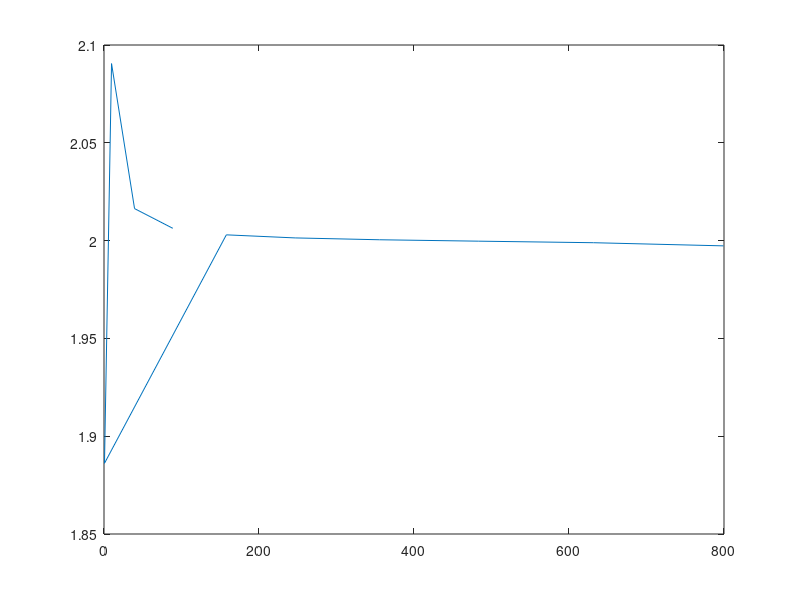

Write MATLAB code to recreate this figure.
%
% modes_zplane.m
%
% Copyright (C) 2014 Mathieu Gaborit (matael) <mathieu@matael.org>
%
%
% Distributed under WTFPL terms
%
%            DO WHAT THE FUCK YOU WANT TO PUBLIC LICENSE
%                    Version 2, December 2004
%
% Copyright (C) 2004 Sam Hocevar <sam@hocevar.net>
%
% Everyone is permitted to copy and distribute verbatim or modified
% copies of this license document, and changing it is allowed as long
% as the name is changed.
%
%            DO WHAT THE FUCK YOU WANT TO PUBLIC LICENSE
%   TERMS AND CONDITIONS FOR COPYING, DISTRIBUTION AND MODIFICATION
%
%  0. You just DO WHAT THE FUCK YOU WANT TO.
%

clear all;
close all;

% hauteur du guide et nombre d'onde
L = 1;
k = 10;

% impédance en paroi
imped_str = input('wall impedance : ', 's');
Z = eval(imped_str)
% Z = 5+j;
Y = 1/Z;

% shortcut
K = k*L;

% modes troncation
N = 10;

alphan = zeros(1,N);
for n=(0:N-1)
	alphan(n+1) = n*pi/L;
end

A = j*K*Y*ones(N)+diag(alphan.^2)

[eigvect, eigval] = eig(A);

% tracé des modes (Re/Im)
eigval_vect = diag(eigval);

figure;
plot(real(eigval_vect), imag(eigval_vect));

